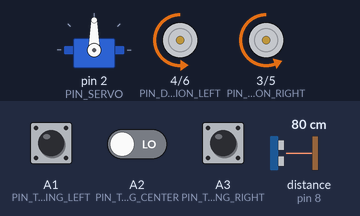
Recording of a sketch running on a simulated Arduino Uno, built with avr-gcc and run on an emulated ATmega328P. On the bench: servo, direction and speed pins drawn as motors (green arrow = direction pin HIGH = forward, orange = LOW = backward, longer = more drive). Wiring (inferred from the names in the program): ultrasonic range finder: trigger pin 7; echo pin 8. The inputs (shaded band) are chosen by the test bench; at power-on: A2 (PIN_TRACKING_CENTER) LOW, A1 (PIN_TRACKING_LEFT) LOW, A3 (PIN_TRACKING_RIGHT) LOW, distance to the obstacle (sensor on pin 8) 80 cm. The echo pulse lasts 58.3 µs per cm.

Above: at 1.2 s.
1.3 s: A2 (PIN_TRACKING_CENTER) driven HIGH
At 1.7 s:
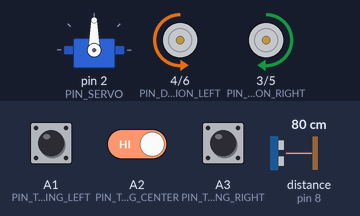
4.3 s: A2 (PIN_TRACKING_CENTER) driven LOW
At 5.1 s:
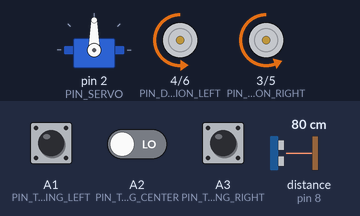
5.8 s: A1 (PIN_TRACKING_LEFT) pulled HIGH for 3.2 s
At 10.1 s:
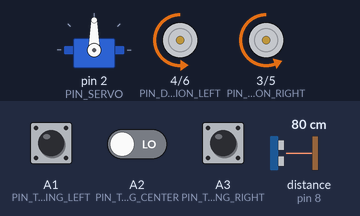
10.8 s: A3 (PIN_TRACKING_RIGHT) pulled HIGH for 3.2 s
At 11.2 s:
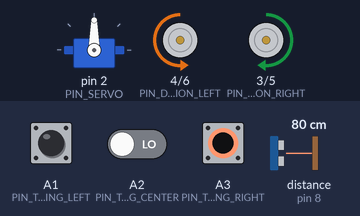
Timing chart, 0 to 15.8 s (numbered marks = the images above; inputs shaded):
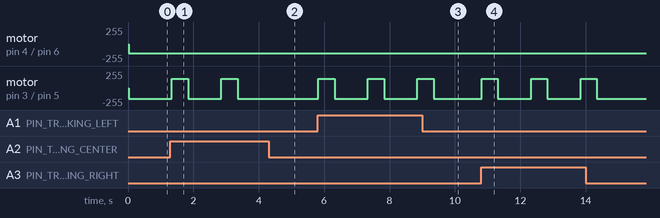

The sketch:

sumo_soloultrasonido.ino
```cpp
#include <Servo.h>

#define PIN_SERVO      2
#define MOTOR_DIRECTION     0 //If the direction is reversed, change 0 to 1
#define PIN_DIRECTION_LEFT  4
#define PIN_DIRECTION_RIGHT 3
#define PIN_MOTOR_PWM_LEFT  6
#define PIN_MOTOR_PWM_RIGHT 5
#define PIN_SONIC_TRIG    7
#define PIN_SONIC_ECHO    8
#define PIN_IRREMOTE_RECV 9
#define PIN_SPI_CE      9
#define PIN_SPI_CSN     10
#define PIN_SPI_MOSI    11
#define PIN_SPI_MISO    12
#define PIN_SPI_SCK     13
#define PIN_BATTERY     A0
#define PIN_BUZZER      A0
#define PIN_TRACKING_LEFT A1
#define PIN_TRACKING_CENTER A2
#define PIN_TRACKING_RIGHT  A3
#define MOTOR_PWM_DEAD    10

#define TK_STOP_SPEED          0
#define TK_FORWARD_SPEED        (90 + tk_VoltageCompensationToSpeed    )

//define different speed levels
int tk_VoltageCompensationToSpeed;  //define Voltage Speed Compensation
#define TK_TURN_SPEED_LV4       (160 + tk_VoltageCompensationToSpeed   )
#define TK_TURN_SPEED_LV3       (130 + tk_VoltageCompensationToSpeed   )
#define TK_TURN_SPEED_LV2       (-120 + tk_VoltageCompensationToSpeed  )
#define TK_TURN_SPEED_LV1       (-140 + tk_VoltageCompensationToSpeed  )

float batteryVoltage = 0;
bool isBuzzered = false;


//Para ultrasonidos

#define OBSTACLE_DISTANCE   40
#define OBSTACLE_DISTANCE_LOW 15

#define MAX_DISTANCE    1000
#define SONIC_TIMEOUT   (MAX_DISTANCE*60)
#define SOUND_VELOCITY    340   //soundVelocity: 340m/s


Servo servo;
byte servoOffset = 0;
int speedOffset;//batteryVoltageCompensationToSpeed

int distance[4];

void setup() {
  pinsSetup(); //set up pins

  pinMode(PIN_SONIC_TRIG, OUTPUT);// set trigPin to output mode
  pinMode(PIN_SONIC_ECHO, INPUT); // set echoPin to input mode
  servo.attach(PIN_SERVO);

  //calculateVoltageCompensation();


  getTrackingSensorVal();//Calculate Voltage speed Compensation
}

void loop() {
  u8 trackingSensorVal = 0;
  trackingSensorVal = getTrackingSensorVal(); //get sensor value

  servo.write(90);
  delay(15);
  distance[0] = getSonar();   //get ultrsonice value and save it into distance[0]


  switch (trackingSensorVal)
  {
    case 0:   //000
      if(distance[0] <= 10)
      {
      motorRun(TK_FORWARD_SPEED, TK_FORWARD_SPEED); //car move forward
      delay(15);
      }
      else {
        motorRun(TK_TURN_SPEED_LV1, TK_TURN_SPEED_LV4); //car turn right
        delay(15);
      }


      break;
    case 7:   //111
      motorRun(TK_TURN_SPEED_LV1, TK_TURN_SPEED_LV1); //car stop
      delay(500);
      motorRun(TK_TURN_SPEED_LV1, TK_TURN_SPEED_LV4); //car turn right
      delay(1000);

      break;
    case 1:   //001
      motorRun(TK_TURN_SPEED_LV1, TK_TURN_SPEED_LV1); //car stop
      delay(500);
      motorRun(TK_TURN_SPEED_LV1, TK_TURN_SPEED_LV4); //car turn right
      delay(1000);

      break;
    case 3:   //011
      motorRun(TK_TURN_SPEED_LV1, TK_TURN_SPEED_LV1); //car stop
      delay(500);
      motorRun(TK_TURN_SPEED_LV1, TK_TURN_SPEED_LV4); //car turn right
      delay(1000);

      break;
    case 2:   //010
       motorRun(TK_TURN_SPEED_LV1, TK_TURN_SPEED_LV1); //car stop
      delay(500);
      motorRun(TK_TURN_SPEED_LV1, TK_TURN_SPEED_LV4); //car turn right
      delay(1000);

      break;
    case 5:   //101
      motorRun(TK_TURN_SPEED_LV1, TK_TURN_SPEED_LV1); //car stop
      delay(500);
      motorRun(TK_TURN_SPEED_LV1, TK_TURN_SPEED_LV4); //car turn right
      delay(1000);

      break;
    case 6:   //110
      motorRun(TK_TURN_SPEED_LV1, TK_TURN_SPEED_LV1); //car stop
      delay(500);
      motorRun(TK_TURN_SPEED_LV1, TK_TURN_SPEED_LV4); //car turn right
      delay(1000);

      break;
    case 4:   //100
      motorRun(TK_TURN_SPEED_LV1, TK_TURN_SPEED_LV1); //car stop
      delay(500);
      motorRun(TK_TURN_SPEED_LV1, TK_TURN_SPEED_LV4); //car turn right
      delay(1000);

      break;
    default:
      motorRun(TK_TURN_SPEED_LV1, TK_TURN_SPEED_LV1); //car stop
      delay(500);
      motorRun(TK_TURN_SPEED_LV1, TK_TURN_SPEED_LV4); //car turn right
      delay(1000);

      break;

  }
}

void tk_CalculateVoltageCompensation() {
  getBatteryVoltage();
  float voltageOffset = 7 - batteryVoltage;
  tk_VoltageCompensationToSpeed = 30 * voltageOffset;
}

//when black line on one side is detected, the value of the side will be 0, or the value is 1
u8 getTrackingSensorVal() {
  u8 trackingSensorVal = 0;
  trackingSensorVal = (digitalRead(PIN_TRACKING_LEFT) == 1 ? 1 : 0) << 2 | (digitalRead(PIN_TRACKING_CENTER) == 1 ? 1 : 0) << 1 | (digitalRead(PIN_TRACKING_RIGHT) == 1 ? 1 : 0) << 0;
  return trackingSensorVal;
}

void pinsSetup() {
  //define motor pin
  pinMode(PIN_DIRECTION_LEFT, OUTPUT);
  pinMode(PIN_MOTOR_PWM_LEFT, OUTPUT);
  pinMode(PIN_DIRECTION_RIGHT, OUTPUT);
  pinMode(PIN_MOTOR_PWM_RIGHT, OUTPUT);
  //define ultrasonic moduel pin
  pinMode(PIN_SONIC_TRIG, OUTPUT);
  pinMode(PIN_SONIC_ECHO, INPUT);
  //define tracking sensor pin
  pinMode(PIN_TRACKING_LEFT, INPUT);
  pinMode(PIN_TRACKING_RIGHT, INPUT);
  pinMode(PIN_TRACKING_CENTER, INPUT);
  setBuzzer(false);
}

void motorRun(int speedl, int speedr) {
  int dirL = 0, dirR = 0;
  if (speedl > 0) {
    dirL = 1 ^ MOTOR_DIRECTION;
  } else {
    dirL = 0 ^ MOTOR_DIRECTION;
    speedl = -speedl;
  }

  if (speedr > 0) {
    dirR = 0 ^ MOTOR_DIRECTION;
  } else {
    dirR = 1 ^ MOTOR_DIRECTION;
    speedr = -speedr;
  }
  speedl = constrain(speedl, 0, 255); // speedl absolute value should be within 0~255
  speedr = constrain(speedr, 0, 255); // speedr absolute value should be within 0~255
  digitalWrite(PIN_DIRECTION_LEFT, dirL);
  digitalWrite(PIN_DIRECTION_RIGHT, dirR);
  analogWrite(PIN_MOTOR_PWM_LEFT, speedl);
  analogWrite(PIN_MOTOR_PWM_RIGHT, speedr);
}

bool getBatteryVoltage() {
  if (!isBuzzered) {
    pinMode(PIN_BATTERY, INPUT);
    int batteryADC = analogRead(PIN_BATTERY);
    if (batteryADC < 614)    // 3V/12V ,Voltage read: <2.1V/8.4V
    {
      batteryVoltage = batteryADC / 1023.0 * 5.0 * 4;
      return true;
    }
  }
  return false;
}

void setBuzzer(bool flag) {
  isBuzzered = flag;
  pinMode(PIN_BUZZER, flag);
  digitalWrite(PIN_BUZZER, flag);
}

void alarm(u8 beat, u8 repeat) {
  beat = constrain(beat, 1, 9);
  repeat = constrain(repeat, 1, 255);
  for (int j = 0; j < repeat; j++) {
    for (int i = 0; i < beat; i++) {
      setBuzzer(true);
      delay(100);
      setBuzzer(false);
      delay(100);
    }
    delay(500);
  }
}

void resetCarAction() {
  motorRun(0, 0);
  setBuzzer(false);
}

float getSonar() {
  unsigned long pingTime;
  float distance;
  digitalWrite(PIN_SONIC_TRIG, HIGH); // make trigPin output high level lasting for 10μs to triger HC_SR04,
  delayMicroseconds(10);
  digitalWrite(PIN_SONIC_TRIG, LOW);
  pingTime = pulseIn(PIN_SONIC_ECHO, HIGH, SONIC_TIMEOUT); // Wait HC-SR04 returning to the high level and measure out this waitting time
  if (pingTime != 0)
    distance = (float)pingTime * SOUND_VELOCITY / 2 / 10000; // calculate the distance according to the time
  else
    distance = MAX_DISTANCE;
  return distance; // return the distance value
}
```

Measured:
- after the input at 1.3 s, motor on pin 3 (PIN_DIRECTION_RIGHT) / pin 5 (PIN_MOTOR_PWM_RIGHT): alternates backward 160/255 for 1.0 s and forward 140/255 for 0.50 s, starting at once
- after the input at 4.3 s, motor on pin 3 (PIN_DIRECTION_RIGHT) / pin 5 (PIN_MOTOR_PWM_RIGHT): stays backward 160/255 (without the input it goes to forward 140/255 after 0.07 s)
- after the input at 5.8 s, motor on pin 3 (PIN_DIRECTION_RIGHT) / pin 5 (PIN_MOTOR_PWM_RIGHT): alternates backward 160/255 for 1.0 s and forward 140/255 for 0.50 s, starting at once
- after the input at 10.8 s, motor on pin 3 (PIN_DIRECTION_RIGHT) / pin 5 (PIN_MOTOR_PWM_RIGHT): alternates backward 160/255 for 1.0 s and forward 140/255 for 0.50 s, 6 changes in all, then stays backward 160/255, starting at once
